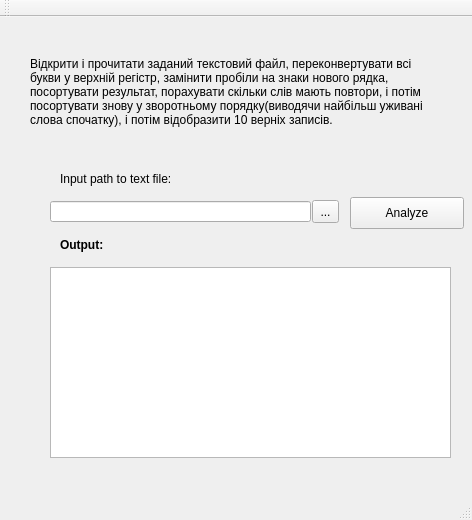
<?xml version="1.0" encoding="UTF-8"?>
<ui version="4.0">
 <class>MainWindow</class>
 <widget class="QMainWindow" name="MainWindow">
  <property name="geometry">
   <rect>
    <x>0</x>
    <y>0</y>
    <width>472</width>
    <height>520</height>
   </rect>
  </property>
  <property name="sizePolicy">
   <sizepolicy hsizetype="Preferred" vsizetype="Preferred">
    <horstretch>0</horstretch>
    <verstretch>0</verstretch>
   </sizepolicy>
  </property>
  <property name="windowTitle">
   <string>MainWindow</string>
  </property>
  <widget class="QWidget" name="centralWidget">
   <widget class="QPushButton" name="pushButton">
    <property name="geometry">
     <rect>
      <x>350</x>
      <y>180</y>
      <width>114</width>
      <height>32</height>
     </rect>
    </property>
    <property name="text">
     <string>Analyze</string>
    </property>
   </widget>
   <widget class="QLabel" name="label">
    <property name="geometry">
     <rect>
      <x>60</x>
      <y>154</y>
      <width>151</width>
      <height>16</height>
     </rect>
    </property>
    <property name="text">
     <string>&lt;html&gt;&lt;head/&gt;&lt;body&gt;&lt;p&gt;&lt;span style=&quot; font-weight:600;&quot;&gt;Input path to text file:&lt;/span&gt;&lt;/p&gt;&lt;/body&gt;&lt;/html&gt;</string>
    </property>
    <property name="scaledContents">
     <bool>false</bool>
    </property>
    <property name="wordWrap">
     <bool>false</bool>
    </property>
   </widget>
   <widget class="QLineEdit" name="lineEdit">
    <property name="geometry">
     <rect>
      <x>50</x>
      <y>184</y>
      <width>261</width>
      <height>21</height>
     </rect>
    </property>
   </widget>
   <widget class="QLabel" name="label_2">
    <property name="geometry">
     <rect>
      <x>30</x>
      <y>10</y>
      <width>411</width>
      <height>131</height>
     </rect>
    </property>
    <property name="text">
     <string>&lt;html&gt;&lt;head/&gt;&lt;body&gt;&lt;p&gt;Відкрити і прочитати заданий текстовий файл,  переконвертувати всі букви у верхній регістр, замінити пробіли на знаки нового рядка, посортувати результат, порахувати скільки слів мають повтори, і потім посортувати знову у зворотньому порядку(виводячи найбільш уживані слова спочатку), і потім відобразити 10 верніх записів.&lt;/p&gt;&lt;/body&gt;&lt;/html&gt;</string>
    </property>
    <property name="scaledContents">
     <bool>false</bool>
    </property>
    <property name="wordWrap">
     <bool>true</bool>
    </property>
   </widget>
   <widget class="QListView" name="listView">
    <property name="geometry">
     <rect>
      <x>50</x>
      <y>250</y>
      <width>401</width>
      <height>191</height>
     </rect>
    </property>
    <property name="resizeMode">
     <enum>QListView::Fixed</enum>
    </property>
   </widget>
   <widget class="QLabel" name="label_3">
    <property name="geometry">
     <rect>
      <x>60</x>
      <y>220</y>
      <width>62</width>
      <height>16</height>
     </rect>
    </property>
    <property name="text">
     <string>&lt;html&gt;&lt;head/&gt;&lt;body&gt;&lt;p&gt;&lt;span style=&quot; font-weight:600;&quot;&gt;Output:&lt;/span&gt;&lt;/p&gt;&lt;/body&gt;&lt;/html&gt;</string>
    </property>
   </widget>
   <widget class="QToolButton" name="toolButton">
    <property name="geometry">
     <rect>
      <x>312</x>
      <y>183</y>
      <width>27</width>
      <height>23</height>
     </rect>
    </property>
    <property name="text">
     <string>...</string>
    </property>
   </widget>
  </widget>
  <widget class="QMenuBar" name="menuBar">
   <property name="geometry">
    <rect>
     <x>0</x>
     <y>0</y>
     <width>472</width>
     <height>22</height>
    </rect>
   </property>
  </widget>
  <widget class="QToolBar" name="mainToolBar">
   <attribute name="toolBarArea">
    <enum>TopToolBarArea</enum>
   </attribute>
   <attribute name="toolBarBreak">
    <bool>false</bool>
   </attribute>
  </widget>
  <widget class="QStatusBar" name="statusBar"/>
 </widget>
 <layoutdefault spacing="6" margin="11"/>
 <resources/>
 <connections/>
</ui>
